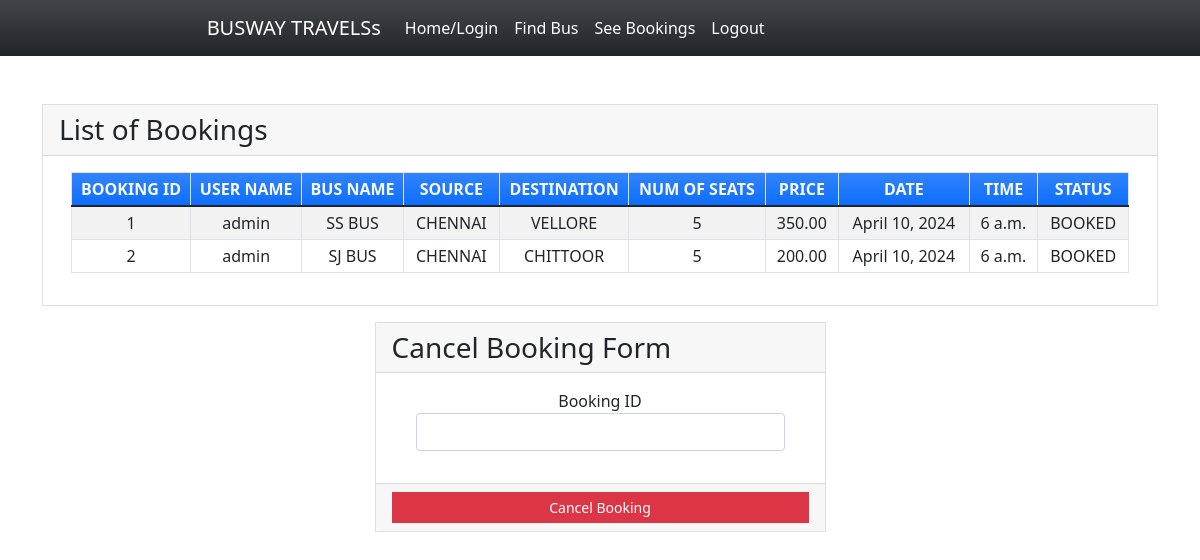
/seebookings (signed in), run on the app's committed database.
### myapp/models.py (models this page shows, shortened)
class Book(models.Model):
    BOOKED = 'B'
    CANCELLED = 'C'
    TICKET_STATUSES = ((BOOKED, 'Booked'),
                       (CANCELLED, 'Cancelled'),)
    email = models.EmailField()
    name = models.CharField(max_length=30)
    userid =models.DecimalField(decimal_places=0, max_digits=2)
    busid=models.DecimalField(decimal_places=0, max_digits=2)
    bus_name = models.CharField(max_length=30)
    source = models.CharField(max_length=30)
    dest = models.CharField(max_length=30)
    nos = models.DecimalField(decimal_places=0, max_digits=2)
    price = models.DecimalField(decimal_places=2, max_digits=6)
    date = models.DateField()
    time = models.TimeField()
    status = models.CharField(choices=TICKET_STATUSES, default=BOOKED, max_length=2)
    class Meta:
        verbose_name_plural = "List of Books"

### myapp/views.py (the view)
# urls.py: path('seebookings', views.seebookings, name="seebookings"),
@login_required(login_url='signin')
def seebookings(request,new={}):
    context = {}
    id_r = request.user.id
    book_list = Book.objects.filter(userid=id_r)
    if book_list:
        return render(request, 'myapp/booklist.html', locals())
    else:
        context["error"] = "Sorry no buses booked"
        return render(request, 'myapp/findbus.html', context)

### myapp/templates/myapp/booklist.html (shortened to what this page needs)
{% extends 'myapp/base.html' %} {% block content %}
<div class="container my-5">
    <div class="card rounded-0">
        <div class="card-header">
            <div class="card-title h3 mb-0">List of Bookings</div>
        </div>
        <div class="card-body">
            <div class="container-fluid">
                <table class="table table-bordered table-striped">
                    <thead>
                        <tr class="bg-gradient bg-primary text-light">
                            <th class="p-1 text-center">BOOKING ID</th>
                            <th class="p-1 text-center">USER NAME</th>
                            <th class="p-1 text-center">BUS NAME</th>
                            <th class="p-1 text-center">SOURCE</th>
                            <th class="p-1 text-center">DESTINATION</th>
                            <th class="p-1 text-center">NUM OF SEATS</th>
                            <th class="p-1 text-center">PRICE</th>
                            <th class="p-1 text-center">DATE</th>
                            <th class="p-1 text-center">TIME</th>
                            <th class="p-1 text-center">STATUS</th>
                        </tr>
                    </thead>
                    {% for row in book_list %}
                    <tr>
                        <td class="px-2 py-1 align-middle">{{row.id}}</td>
                        <td class="px-2 py-1 align-middle">{{row.name}}</td>
                        <td class="px-2 py-1 align-middle">{{row.bus_name}}</td>
                        <td class="px-2 py-1 align-middle">{{row.source}}</td>
                        <td class="px-2 py-1 align-middle">{{row.dest}}</td>
                        <td class="px-2 py-1 align-middle">{{row.nos}}</td>
                        <td class="px-2 py-1 align-middle">{{row.price}}</td>
                        <td class="px-2 py-1 align-middle">{{row.date}}</td>
                        <td class="px-2 py-1 align-middle">{{row.time}}</td>
                        <td class="px-2 py-1 align-middle">{{row.status}}</td>
                    </tr>
                    {% endfor %}
                </table>
            </div>
        </div>
    </div>
    <div class="row mt-3 justify-content-center">
        <div class="col-lg-5 col-md-7 col-sm-10 col-xs-12">
            <div class="card rounded-0">
                <div class="card-header">
                    <div class="card-title h3 mb-0">Cancel Booking Form</div>
                </div>
                <div class="card-body">
                    <div class="container-fluid">
                        <form action="{% url 'cancellings' %}" method="post" id="cancel-form">
                            <div class="mb-3">
                                <label for="bus_id" class="control-label">Booking ID</label>
                                <input name='bus_id' class="form-control" type="number" id="bus_id">
                            </div>
                        </form>
                    </div>
                </div>
                <div class="card-footer text-center">
                    <button class="btn btn-sm rounded-0 btn-danger w-100" form="cancel-form">Cancel Booking</button>
                </div>
            </div>
        </div>
    </div>
</div>
{% endblock %}

### myapp/templates/myapp/base.html (shortened to what this page needs)
<!doctype html>
<html lang="en">
<head>
    <link rel="stylesheet" href="https://cdn.jsdelivr.net/npm/bootstrap@5.1.3/dist/css/bootstrap.min.css">
</head>
<body>
<nav class="navbar navbar-expand-lg navbar-light bg-gradient bg-dark">
    <div class="container">
        <div class="collapse navbar-collapse" id="navbarNavAltMarkup">
            <div class="navbar-nav" >
                <a class="nav-item nav-link active" href="{% url 'home' %}" style="color: white;">Home/Login</a>
                <a class="nav-item nav-link" href="{% url 'findbus' %}" style="color: white;">Find Bus</a>
                <a class="nav-item nav-link" href="{% url 'seebookings' %}" style="color: white;">See Bookings</a>
                {% if request.user.is_active %}
                <a class="nav-item nav-link " href="{% url 'signout' %}" style="color: white;">Logout</a>
                {% else %}
                <a class="nav-item nav-link " href="{% url 'signup' %}" style="color: white;">Registration</a>
                {% endif %}
            </div>
        </div>
    </div>
</nav>
{% block content %}
{% endblock %}
</body>
</html>

### myapp/templates/myapp/base.html (style rules this page uses)
body { background-image: url(https://t3.ftcdn.net/jpg/07/06/80/24/360_F_706802496_I6yFjVKZHbverrQvYaUggGKqLIRmc59z.jpg); background-repeat: no-repeat; background-size: cover; }
.card-body { text-align: center; }

### data on the page
Book: id "1", name "admin", bus_name "SS BUS", source "CHENNAI", dest "VELLORE", nos "5", price "350.00", date "April 10, 2024", time "6 a.m.", status "BOOKED"
Book: id "2", name "admin", bus_name "SJ BUS", source "CHENNAI", dest "CHITTOOR", nos "5", price "200.00", date "April 10, 2024", time "6 a.m.", status "BOOKED"
